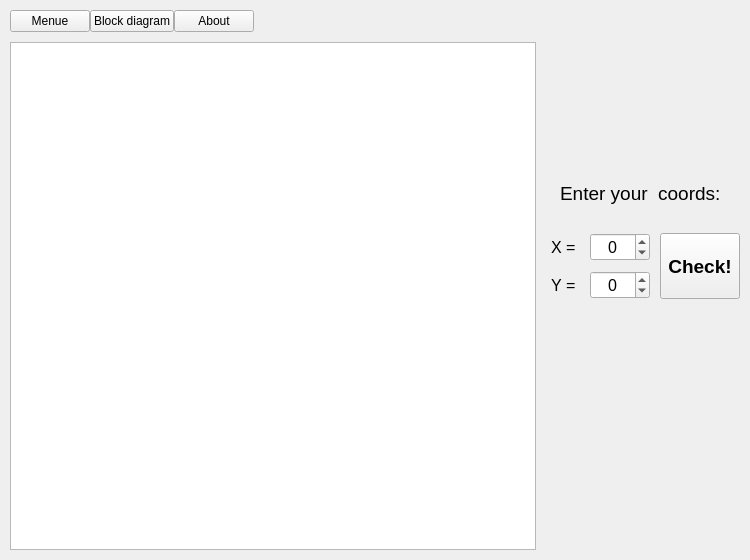
<?xml version="1.0" encoding="UTF-8"?>
<ui version="4.0">
 <class>Lab2Window</class>
 <widget class="QWidget" name="Lab2Window">
  <property name="geometry">
   <rect>
    <x>0</x>
    <y>0</y>
    <width>750</width>
    <height>560</height>
   </rect>
  </property>
  <property name="windowTitle">
   <string>Lab 2</string>
  </property>
  <layout class="QGridLayout" name="gridLayout">
   <property name="leftMargin">
    <number>0</number>
   </property>
   <property name="topMargin">
    <number>0</number>
   </property>
   <property name="rightMargin">
    <number>0</number>
   </property>
   <property name="bottomMargin">
    <number>0</number>
   </property>
   <property name="spacing">
    <number>0</number>
   </property>
   <item row="0" column="0">
    <layout class="QGridLayout" name="GLRoot">
     <property name="leftMargin">
      <number>10</number>
     </property>
     <property name="topMargin">
      <number>10</number>
     </property>
     <property name="rightMargin">
      <number>10</number>
     </property>
     <property name="bottomMargin">
      <number>10</number>
     </property>
     <property name="horizontalSpacing">
      <number>0</number>
     </property>
     <property name="verticalSpacing">
      <number>10</number>
     </property>
     <item row="1" column="0">
      <layout class="QGridLayout" name="GLBody">
       <property name="leftMargin">
        <number>0</number>
       </property>
       <property name="spacing">
        <number>0</number>
       </property>
       <item row="0" column="0">
        <layout class="QHBoxLayout" name="HLContent">
         <property name="spacing">
          <number>15</number>
         </property>
         <item>
          <widget class="QGraphicsView" name="GPGraphic"/>
         </item>
         <item>
          <layout class="QGridLayout" name="GLInput" rowstretch="2,1,1,1,2,2">
           <property name="spacing">
            <number>10</number>
           </property>
           <item row="2" column="0">
            <widget class="QLabel" name="L_X">
             <property name="sizePolicy">
              <sizepolicy hsizetype="Minimum" vsizetype="Minimum">
               <horstretch>0</horstretch>
               <verstretch>0</verstretch>
              </sizepolicy>
             </property>
             <property name="font">
              <font>
               <pointsize>12</pointsize>
               <bold>false</bold>
              </font>
             </property>
             <property name="text">
              <string>X = </string>
             </property>
             <property name="alignment">
              <set>Qt::AlignCenter</set>
             </property>
            </widget>
           </item>
           <item row="5" column="1">
            <spacer name="verticalSpacer">
             <property name="orientation">
              <enum>Qt::Vertical</enum>
             </property>
             <property name="sizeHint" stdset="0">
              <size>
               <width>20</width>
               <height>40</height>
              </size>
             </property>
            </spacer>
           </item>
           <item row="3" column="0">
            <widget class="QLabel" name="L_Y">
             <property name="sizePolicy">
              <sizepolicy hsizetype="Minimum" vsizetype="Minimum">
               <horstretch>0</horstretch>
               <verstretch>0</verstretch>
              </sizepolicy>
             </property>
             <property name="font">
              <font>
               <pointsize>12</pointsize>
               <bold>false</bold>
              </font>
             </property>
             <property name="text">
              <string>Y = </string>
             </property>
             <property name="alignment">
              <set>Qt::AlignCenter</set>
             </property>
            </widget>
           </item>
           <item row="0" column="1">
            <spacer name="verticalSpacer_2">
             <property name="orientation">
              <enum>Qt::Vertical</enum>
             </property>
             <property name="sizeHint" stdset="0">
              <size>
               <width>20</width>
               <height>40</height>
              </size>
             </property>
            </spacer>
           </item>
           <item row="2" column="1">
            <widget class="QDoubleSpinBox" name="DSB_X">
             <property name="sizePolicy">
              <sizepolicy hsizetype="Fixed" vsizetype="Fixed">
               <horstretch>0</horstretch>
               <verstretch>0</verstretch>
              </sizepolicy>
             </property>
             <property name="font">
              <font>
               <pointsize>12</pointsize>
              </font>
             </property>
             <property name="alignment">
              <set>Qt::AlignCenter</set>
             </property>
             <property name="suffix">
              <string/>
             </property>
             <property name="decimals">
              <number>0</number>
             </property>
             <property name="minimum">
              <double>-200.000000000000000</double>
             </property>
             <property name="maximum">
              <double>200.000000000000000</double>
             </property>
             <property name="singleStep">
              <double>1.000000000000000</double>
             </property>
            </widget>
           </item>
           <item row="3" column="1">
            <widget class="QDoubleSpinBox" name="DSB_Y">
             <property name="font">
              <font>
               <pointsize>12</pointsize>
              </font>
             </property>
             <property name="alignment">
              <set>Qt::AlignCenter</set>
             </property>
             <property name="decimals">
              <number>0</number>
             </property>
             <property name="minimum">
              <double>-200.000000000000000</double>
             </property>
             <property name="maximum">
              <double>200.000000000000000</double>
             </property>
             <property name="singleStep">
              <double>1.000000000000000</double>
             </property>
            </widget>
           </item>
           <item row="4" column="0" colspan="3">
            <widget class="QLabel" name="LOutput">
             <property name="font">
              <font>
               <pointsize>14</pointsize>
               <bold>true</bold>
              </font>
             </property>
             <property name="text">
              <string/>
             </property>
             <property name="alignment">
              <set>Qt::AlignCenter</set>
             </property>
            </widget>
           </item>
           <item row="1" column="0" colspan="3">
            <widget class="QLabel" name="LHeader">
             <property name="font">
              <font>
               <pointsize>14</pointsize>
               <bold>false</bold>
              </font>
             </property>
             <property name="text">
              <string>Enter your  coords:  </string>
             </property>
             <property name="alignment">
              <set>Qt::AlignCenter</set>
             </property>
            </widget>
           </item>
           <item row="2" column="2" rowspan="2">
            <widget class="QPushButton" name="pBtnCheck">
             <property name="sizePolicy">
              <sizepolicy hsizetype="Maximum" vsizetype="Minimum">
               <horstretch>0</horstretch>
               <verstretch>0</verstretch>
              </sizepolicy>
             </property>
             <property name="font">
              <font>
               <pointsize>14</pointsize>
               <bold>true</bold>
              </font>
             </property>
             <property name="text">
              <string>Check!</string>
             </property>
            </widget>
           </item>
          </layout>
         </item>
        </layout>
       </item>
      </layout>
     </item>
     <item row="0" column="0">
      <layout class="QHBoxLayout" name="HLMenue">
       <property name="spacing">
        <number>0</number>
       </property>
       <property name="sizeConstraint">
        <enum>QLayout::SetMaximumSize</enum>
       </property>
       <item>
        <widget class="QPushButton" name="pBtnMenue">
         <property name="text">
          <string>Menue</string>
         </property>
        </widget>
       </item>
       <item>
        <widget class="QPushButton" name="pBtnBlockDiagram">
         <property name="text">
          <string>Block diagram</string>
         </property>
        </widget>
       </item>
       <item>
        <widget class="QPushButton" name="pBtnDescibe">
         <property name="text">
          <string>About</string>
         </property>
        </widget>
       </item>
       <item>
        <spacer name="horizontalSpacer">
         <property name="orientation">
          <enum>Qt::Horizontal</enum>
         </property>
         <property name="sizeHint" stdset="0">
          <size>
           <width>40</width>
           <height>20</height>
          </size>
         </property>
        </spacer>
       </item>
      </layout>
     </item>
    </layout>
   </item>
  </layout>
 </widget>
 <resources/>
 <connections/>
</ui>
